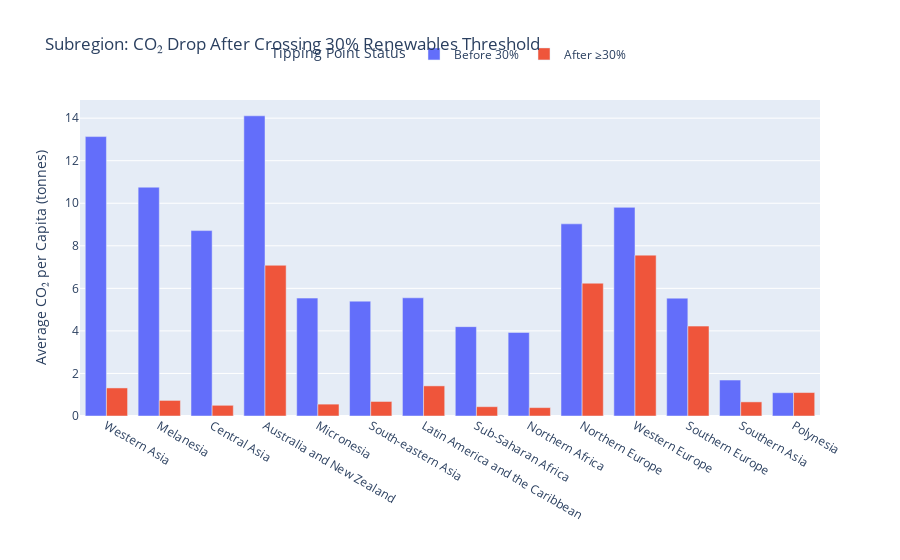

Notebook code cell kept with this figure:
### Code cell
# Visualising CO₂ Change by Subregion - interactive visual

import pandas as pd
import plotly.express as px

# Load data
df = pd.read_csv("../data/cleaned/enhanced_energy_features_final.csv")
df['year'] = df['year'].astype(int)
df['above_30_pct'] = df['renewables_share_pct'] >= 30

# Step 1: Group by subregion and tipping point status
df_avg_subregion = (
    df.dropna(subset=['co2_per_capita_t', 'renewables_share_pct', 'subregion'])
      .groupby(['subregion', 'above_30_pct'], observed=True)['co2_per_capita_t']
      .mean()
      .reset_index()
)

# Step 2: Pivot and calculate change
df_wide_sub = df_avg_subregion.pivot(index='subregion', columns='above_30_pct', values='co2_per_capita_t').reset_index()
df_wide_sub.columns = ['subregion', 'co2_before_30', 'co2_after_30']
df_wide_sub = df_wide_sub.dropna()
df_wide_sub['co2_change'] = df_wide_sub['co2_after_30'] - df_wide_sub['co2_before_30']

# Sort before melting
df_wide_sub_sorted = df_wide_sub.sort_values(by='co2_change')

# Step 3: Melt for grouped bar chart
df_melted_sub = pd.melt(
    df_wide_sub_sorted,
    id_vars='subregion',
    value_vars=['co2_before_30', 'co2_after_30'],
    var_name='Threshold',
    value_name='Avg CO₂ per Capita'
)
df_melted_sub['Threshold'] = df_melted_sub['Threshold'].map({
    'co2_before_30': 'Before 30%',
    'co2_after_30': 'After ≥30%'
})

# Step 4: Plot
fig = px.bar(
    df_melted_sub,
    x='subregion',
    y='Avg CO₂ per Capita',
    color='Threshold',
    barmode='group',
    title='Subregion: CO₂ Drop After Crossing 30% Renewables Threshold',
    labels={'subregion': 'Subregion'},
    category_orders={'Threshold': ['Before 30%', 'After ≥30%']}
)

fig.update_layout(
    xaxis_tickangle=30,
    legend_title_text='Tipping Point Status',
    yaxis_title='Average CO₂ per Capita (tonnes)',
    xaxis_title='',
    legend=dict(
        orientation='h',
        y=1.1,
        x=0.5,
        xanchor='center',
        yanchor='bottom'
    )
)

fig.show()

### Figure 1 — Plotly figure (JSON) as saved in the notebook; plotly's stock layout.template omitted (floating-point values rounded to 4 significant figures)
{"data": [{"alignmentgroup": "True", "hovertemplate": "Threshold=Before 30%<br>Subregion=%{x}<br>Avg CO₂ per Capita=%{y}<extra></extra>", "legendgroup": "Before 30%", "marker": {"color": "#636efa", "pattern": {"shape": ""}}, "name": "Before 30%", "offsetgroup": "Before 30%", "orientation": "v", "showlegend": true, "textposition": "auto", "type": "bar", "x": ["Western Asia", "Melanesia", "Central Asia", "Australia and New Zealand", "Micronesia", "South-eastern Asia", "Latin America and the Caribbean", "Sub-Saharan Africa", "Northern Africa", "Northern Europe", "Western Europe", "Southern Europe", "Southern Asia", "Polynesia"], "xaxis": "x", "y": [13.13, 10.75, 8.715, 14.11, 5.542, 5.398, 5.556, 4.199, 3.926, 9.032, 9.807, 5.54, 1.691, 1.095], "yaxis": "y"}, {"alignmentgroup": "True", "hovertemplate": "Threshold=After ≥30%<br>Subregion=%{x}<br>Avg CO₂ per Capita=%{y}<extra></extra>", "legendgroup": "After ≥30%", "marker": {"color": "#EF553B", "pattern": {"shape": ""}}, "name": "After ≥30%", "offsetgroup": "After ≥30%", "orientation": "v", "showlegend": true, "textposition": "auto", "type": "bar", "x": ["Western Asia", "Melanesia", "Central Asia", "Australia and New Zealand", "Micronesia", "South-eastern Asia", "Latin America and the Caribbean", "Sub-Saharan Africa", "Northern Africa", "Northern Europe", "Western Europe", "Southern Europe", "Southern Asia", "Polynesia"], "xaxis": "x", "y": [1.319, 0.732, 0.5028, 7.085, 0.5578, 0.6828, 1.415, 0.437, 0.3945, 6.243, 7.562, 4.225, 0.6635, 1.102], "yaxis": "y"}], "layout": {"barmode": "group", "legend": {"orientation": "h", "title": {"text": "Tipping Point Status"}, "tracegroupgap": 0, "x": 0.5, "xanchor": "center", "y": 1.1, "yanchor": "bottom"}, "title": {"text": "Subregion: CO₂ Drop After Crossing 30% Renewables Threshold"}, "xaxis": {"anchor": "y", "domain": [0, 1], "tickangle": 30, "title": {"text": ""}}, "yaxis": {"anchor": "x", "domain": [0, 1], "title": {"text": "Average CO₂ per Capita (tonnes)"}}}}
